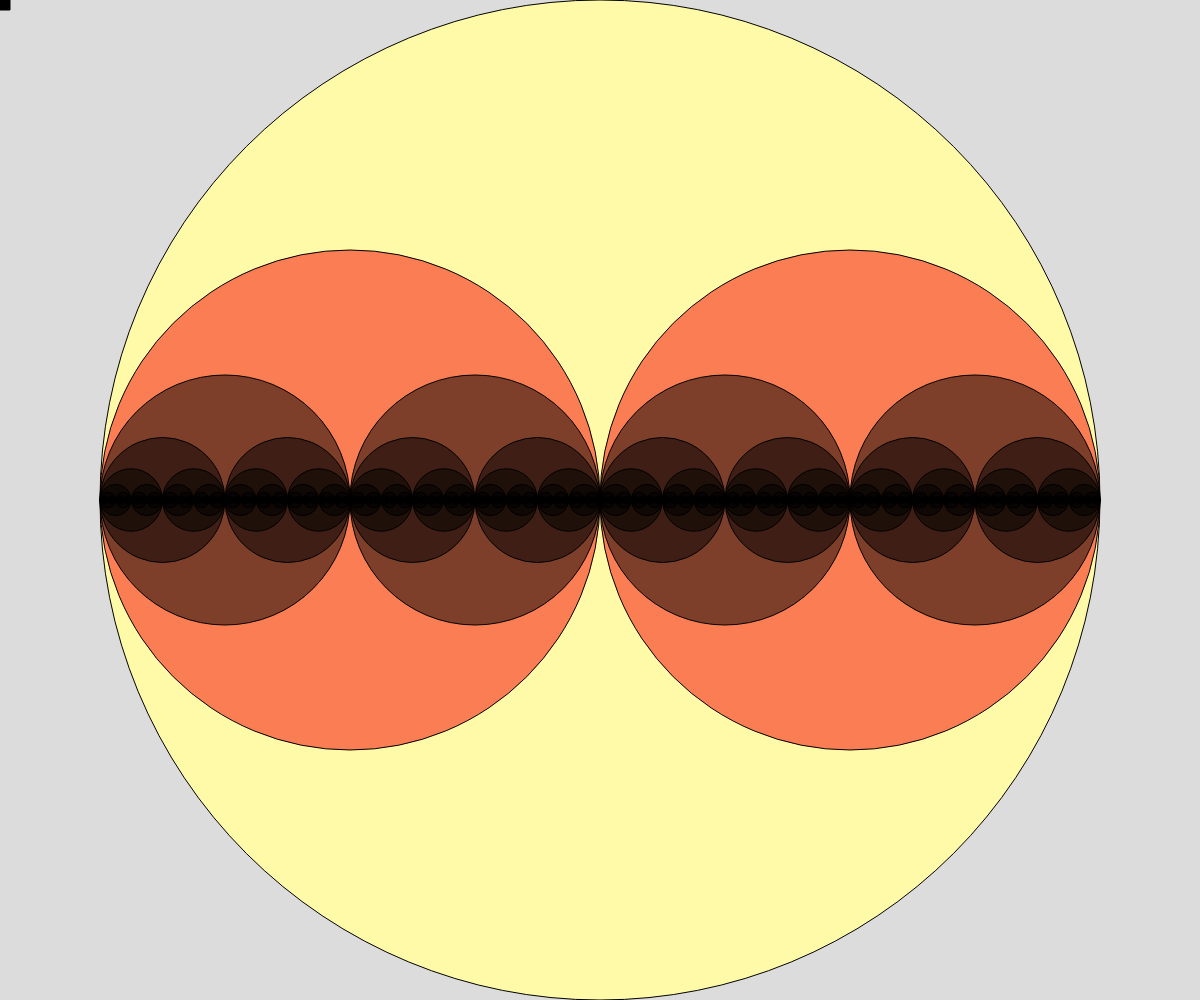
Frame 1 (no input)
Frame 60 (no input): identical to frame 1, image omitted
Frame 120 (the mouse pressed at the canvas centre since frame 60): identical to frame 1, image omitted

The p5.js sketch that drew this single still picture (run headless with seeded random() and noise() and a simulated clock; from frame 60 on, the mouse is pressed at the canvas centre):

// p5.js sketch
// ── sketch.js
// Recursion Circles Demo


function setup() {
  createCanvas(windowWidth, windowHeight);
}

function draw() {
  background(220);

  drawCircle(width/2, height/2);

  square(0, 0, 10);
}


function drawCircle(x, radius) {
  fill(radius, radius/2, radius/3);
  circle(x, height/2, radius*2);
  if (radius > 1) {
    drawCircle(x-radius/2, radius/2);
    drawCircle(x+radius/2, radius/2);
  }
}
